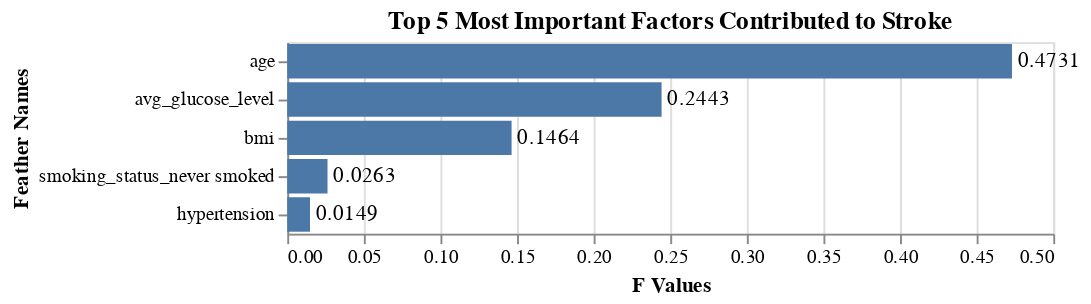

The notebook cell saved with this chart:
### Code cell
Chart_feathers + text

### Figure 1 — Vega-Lite specification as saved in the notebook (floating-point values rounded to 4 significant figures)
{"config": {"view": {"continuousWidth": 400, "continuousHeight": 300}}, "layer": [{"mark": "bar", "encoding": {"x": {"type": "quantitative", "field": "f_values", "title": "F Values"}, "y": {"type": "nominal", "field": "f_names", "sort": {"field": "f_value", "order": "descending"}, "title": "Feather Names"}}, "title": "Top 5 Most Important Factors Contributed to Stroke", "transform": [{"window": [{"op": "rank", "field": "f_values", "as": "rank"}]}, {"filter": "(datum.rank < 6)"}]}, {"mark": {"type": "text", "align": "left", "baseline": "middle", "dx": 3}, "encoding": {"text": {"type": "quantitative", "field": "f_values", "format": ".4f"}, "x": {"type": "quantitative", "field": "f_values", "title": "F Values"}, "y": {"type": "nominal", "field": "f_names", "sort": {"field": "f_value", "order": "descending"}, "title": "Feather Names"}}, "title": "Top 5 Most Important Factors Contributed to Stroke", "transform": [{"window": [{"op": "rank", "field": "f_values", "as": "rank"}]}, {"filter": "(datum.rank < 6)"}]}], "data": {"name": "data-566785431ca6d307fe1d29bc8cb621ba"}, "$schema": "https://vega.github.io/schema/vega-lite/v4.8.1.json", "datasets": {"data-566785431ca6d307fe1d29bc8cb621ba": [{"f_names": "age", "f_values": 0.4731}, {"f_names": "avg_glucose_level", "f_values": 0.2443}, {"f_names": "bmi", "f_values": 0.1464}, {"f_names": "smoking_status_never smoked", "f_values": 0.02629}, {"f_names": "hypertension", "f_values": 0.01485}, {"f_names": "work_type_Self-employed", "f_values": 0.01388}, {"f_names": "smoking_status_smokes", "f_values": 0.01195}, {"f_names": "smoking_status_Unknown", "f_values": 0.01066}, {"f_names": "heart_disease", "f_values": 0.009829}, {"f_names": "smoking_status_formerly smoked", "f_values": 0.0089}, {"f_names": "Residence_type_Urban", "f_values": 0.006858}, {"f_names": "work_type_Private", "f_values": 0.006365}, {"f_names": "work_type_Govt_job", "f_values": 0.006091}, {"f_names": "gender_Female", "f_values": 0.005393}, {"f_names": "ever_married_No", "f_values": 0.00496}, {"f_names": "Residence_type_Rural", "f_values": 0.004866}, {"f_names": "gender_Male", "f_values": 0.003126}, {"f_names": "ever_married_Yes", "f_values": 0.002131}, {"f_names": "work_type_children", "f_values": 3.896e-06}, {"f_names": "work_type_Never_worked", "f_values": 1.523e-08}, {"f_names": "gender_Other", "f_values": 0.0}]}}
